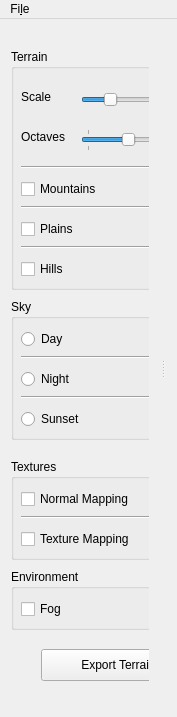
<?xml version="1.0" encoding="UTF-8"?>
<ui version="4.0">
 <class>MainWindow</class>
 <widget class="QMainWindow" name="MainWindow">
  <property name="geometry">
   <rect>
    <x>0</x>
    <y>0</y>
    <width>177</width>
    <height>717</height>
   </rect>
  </property>
  <property name="windowTitle">
   <string>CS 123 Final - Terrain Generator</string>
  </property>
  <widget class="QWidget" name="centralWidget"/>
  <widget class="QMenuBar" name="menuBar">
   <property name="geometry">
    <rect>
     <x>0</x>
     <y>0</y>
     <width>177</width>
     <height>21</height>
    </rect>
   </property>
   <widget class="QMenu" name="menuFile">
    <property name="title">
     <string>Fi&amp;le</string>
    </property>
    <addaction name="actionQuit"/>
   </widget>
   <addaction name="menuFile"/>
  </widget>
  <widget class="QDockWidget" name="settingsDock">
   <property name="minimumSize">
    <size>
     <width>160</width>
     <height>211</height>
    </size>
   </property>
   <property name="features">
    <set>QDockWidget::DockWidgetMovable</set>
   </property>
   <attribute name="dockWidgetArea">
    <number>1</number>
   </attribute>
   <widget class="QWidget" name="settingsDockContent">
    <property name="autoFillBackground">
     <bool>false</bool>
    </property>
    <layout class="QVBoxLayout" name="settingsLayout">
     <item>
      <widget class="QWidget" name="scale" native="true">
       <widget class="QPushButton" name="exportButton">
        <property name="geometry">
         <rect>
          <x>30</x>
          <y>600</y>
          <width>201</width>
          <height>32</height>
         </rect>
        </property>
        <property name="text">
         <string>Export Terrain as .OBJ</string>
        </property>
       </widget>
       <widget class="QGroupBox" name="texturesGroupBox">
        <property name="geometry">
         <rect>
          <x>0</x>
          <y>410</y>
          <width>251</width>
          <height>101</height>
         </rect>
        </property>
        <property name="title">
         <string>Textures</string>
        </property>
        <widget class="QCheckBox" name="useNormalMapping">
         <property name="geometry">
          <rect>
           <x>10</x>
           <y>30</y>
           <width>171</width>
           <height>20</height>
          </rect>
         </property>
         <property name="text">
          <string>Normal Mapping</string>
         </property>
        </widget>
        <widget class="Line" name="line_4">
         <property name="geometry">
          <rect>
           <x>10</x>
           <y>50</y>
           <width>221</width>
           <height>16</height>
          </rect>
         </property>
         <property name="orientation">
          <enum>Qt::Horizontal</enum>
         </property>
        </widget>
        <widget class="QCheckBox" name="useTextureMapping">
         <property name="geometry">
          <rect>
           <x>10</x>
           <y>70</y>
           <width>171</width>
           <height>20</height>
          </rect>
         </property>
         <property name="text">
          <string>Texture Mapping</string>
         </property>
        </widget>
       </widget>
       <widget class="QGroupBox" name="environmentGroupBox">
        <property name="geometry">
         <rect>
          <x>0</x>
          <y>520</y>
          <width>251</width>
          <height>61</height>
         </rect>
        </property>
        <property name="title">
         <string>Environment</string>
        </property>
        <widget class="QCheckBox" name="useFog">
         <property name="geometry">
          <rect>
           <x>10</x>
           <y>30</y>
           <width>87</width>
           <height>20</height>
          </rect>
         </property>
         <property name="text">
          <string>Fog</string>
         </property>
        </widget>
       </widget>
       <widget class="QGroupBox" name="biomesGroupBox">
        <property name="geometry">
         <rect>
          <x>0</x>
          <y>0</y>
          <width>251</width>
          <height>241</height>
         </rect>
        </property>
        <property name="title">
         <string>Terrain</string>
        </property>
        <widget class="QCheckBox" name="showPlains">
         <property name="geometry">
          <rect>
           <x>10</x>
           <y>170</y>
           <width>87</width>
           <height>20</height>
          </rect>
         </property>
         <property name="text">
          <string>Plains</string>
         </property>
        </widget>
        <widget class="QWidget" name="octaves" native="true">
         <property name="geometry">
          <rect>
           <x>10</x>
           <y>70</y>
           <width>191</width>
           <height>41</height>
          </rect>
         </property>
         <widget class="QLabel" name="octavesLabel">
          <property name="geometry">
           <rect>
            <x>0</x>
            <y>10</y>
            <width>60</width>
            <height>16</height>
           </rect>
          </property>
          <property name="text">
           <string>Octaves</string>
          </property>
         </widget>
         <widget class="QSlider" name="octavesSlider">
          <property name="geometry">
           <rect>
            <x>60</x>
            <y>10</y>
            <width>81</width>
            <height>22</height>
           </rect>
          </property>
          <property name="minimum">
           <number>1</number>
          </property>
          <property name="maximum">
           <number>6</number>
          </property>
          <property name="value">
           <number>4</number>
          </property>
          <property name="orientation">
           <enum>Qt::Horizontal</enum>
          </property>
          <property name="tickPosition">
           <enum>QSlider::TicksBothSides</enum>
          </property>
         </widget>
         <widget class="QLineEdit" name="octavesTextbox">
          <property name="geometry">
           <rect>
            <x>150</x>
            <y>10</y>
            <width>31</width>
            <height>21</height>
           </rect>
          </property>
         </widget>
        </widget>
        <widget class="Line" name="line">
         <property name="geometry">
          <rect>
           <x>10</x>
           <y>150</y>
           <width>221</width>
           <height>16</height>
          </rect>
         </property>
         <property name="orientation">
          <enum>Qt::Horizontal</enum>
         </property>
        </widget>
        <widget class="Line" name="line_2">
         <property name="geometry">
          <rect>
           <x>10</x>
           <y>190</y>
           <width>221</width>
           <height>16</height>
          </rect>
         </property>
         <property name="orientation">
          <enum>Qt::Horizontal</enum>
         </property>
        </widget>
        <widget class="QCheckBox" name="showMountains">
         <property name="geometry">
          <rect>
           <x>10</x>
           <y>130</y>
           <width>87</width>
           <height>20</height>
          </rect>
         </property>
         <property name="text">
          <string>Mountains</string>
         </property>
        </widget>
        <widget class="Line" name="line_3">
         <property name="geometry">
          <rect>
           <x>10</x>
           <y>110</y>
           <width>221</width>
           <height>16</height>
          </rect>
         </property>
         <property name="orientation">
          <enum>Qt::Horizontal</enum>
         </property>
        </widget>
        <widget class="QSlider" name="scaleSlider">
         <property name="geometry">
          <rect>
           <x>70</x>
           <y>40</y>
           <width>131</width>
           <height>22</height>
          </rect>
         </property>
         <property name="minimum">
          <number>1</number>
         </property>
         <property name="maximum">
          <number>100</number>
         </property>
         <property name="value">
          <number>20</number>
         </property>
         <property name="orientation">
          <enum>Qt::Horizontal</enum>
         </property>
        </widget>
        <widget class="QLabel" name="scaleLabel">
         <property name="geometry">
          <rect>
           <x>10</x>
           <y>40</y>
           <width>60</width>
           <height>16</height>
          </rect>
         </property>
         <property name="text">
          <string>Scale</string>
         </property>
        </widget>
        <widget class="QCheckBox" name="showHills">
         <property name="geometry">
          <rect>
           <x>10</x>
           <y>210</y>
           <width>87</width>
           <height>20</height>
          </rect>
         </property>
         <property name="text">
          <string>Hills</string>
         </property>
        </widget>
        <widget class="QLineEdit" name="scaleTextbox">
         <property name="geometry">
          <rect>
           <x>210</x>
           <y>40</y>
           <width>31</width>
           <height>21</height>
          </rect>
         </property>
        </widget>
       </widget>
       <widget class="QGroupBox" name="skyGroupBox">
        <property name="geometry">
         <rect>
          <x>0</x>
          <y>250</y>
          <width>251</width>
          <height>141</height>
         </rect>
        </property>
        <property name="title">
         <string>Sky</string>
        </property>
        <widget class="QWidget" name="sky" native="true">
         <property name="geometry">
          <rect>
           <x>0</x>
           <y>20</y>
           <width>251</width>
           <height>121</height>
          </rect>
         </property>
         <widget class="QRadioButton" name="daySky">
          <property name="geometry">
           <rect>
            <x>10</x>
            <y>10</y>
            <width>100</width>
            <height>20</height>
           </rect>
          </property>
          <property name="text">
           <string>Day</string>
          </property>
         </widget>
         <widget class="Line" name="line_5">
          <property name="geometry">
           <rect>
            <x>10</x>
            <y>30</y>
            <width>221</width>
            <height>16</height>
           </rect>
          </property>
          <property name="orientation">
           <enum>Qt::Horizontal</enum>
          </property>
         </widget>
         <widget class="QRadioButton" name="nightSky">
          <property name="geometry">
           <rect>
            <x>10</x>
            <y>50</y>
            <width>100</width>
            <height>20</height>
           </rect>
          </property>
          <property name="text">
           <string>Night</string>
          </property>
         </widget>
         <widget class="Line" name="line_6">
          <property name="geometry">
           <rect>
            <x>10</x>
            <y>70</y>
            <width>221</width>
            <height>16</height>
           </rect>
          </property>
          <property name="orientation">
           <enum>Qt::Horizontal</enum>
          </property>
         </widget>
         <widget class="QRadioButton" name="sunsetSky">
          <property name="geometry">
           <rect>
            <x>10</x>
            <y>90</y>
            <width>100</width>
            <height>20</height>
           </rect>
          </property>
          <property name="text">
           <string>Sunset</string>
          </property>
         </widget>
        </widget>
       </widget>
      </widget>
     </item>
    </layout>
   </widget>
  </widget>
  <action name="actionQuit">
   <property name="text">
    <string>&amp;Quit</string>
   </property>
   <property name="shortcut">
    <string>Ctrl+Q</string>
   </property>
  </action>
  <action name="actionExport">
   <property name="text">
    <string>Export</string>
   </property>
  </action>
 </widget>
 <layoutdefault spacing="6" margin="11"/>
 <resources/>
 <connections>
  <connection>
   <sender>actionQuit</sender>
   <signal>triggered()</signal>
   <receiver>MainWindow</receiver>
   <slot>close()</slot>
   <hints>
    <hint type="sourcelabel">
     <x>-1</x>
     <y>-1</y>
    </hint>
    <hint type="destinationlabel">
     <x>299</x>
     <y>199</y>
    </hint>
   </hints>
  </connection>
  <connection>
   <sender>exportButton</sender>
   <signal>clicked()</signal>
   <receiver>MainWindow</receiver>
   <slot>exportTerrain()</slot>
   <hints>
    <hint type="sourcelabel">
     <x>87</x>
     <y>379</y>
    </hint>
    <hint type="destinationlabel">
     <x>299</x>
     <y>199</y>
    </hint>
   </hints>
  </connection>
 </connections>
 <slots>
  <slot>exportTerrain()</slot>
 </slots>
</ui>
